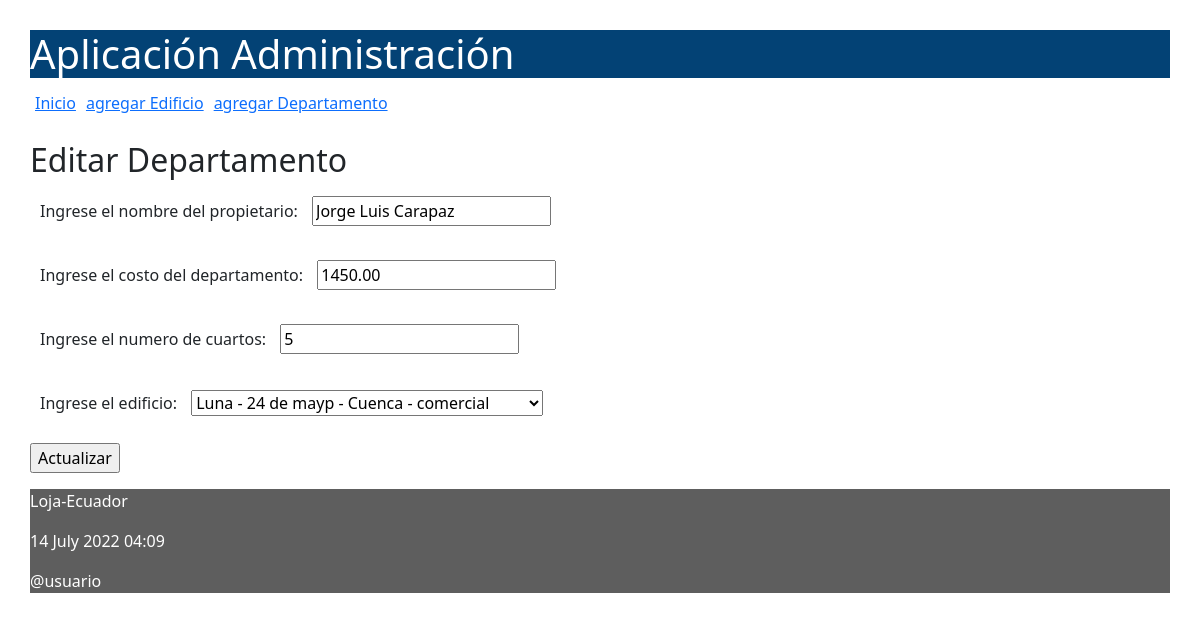
Screenshot of /editar/departamento/1 with the database file from the repository.
### residencias/models.py (models this page shows, shortened)
class Departamento(models.Model):
    class Meta:
        verbose_name_plural = "Departamentos"
    nombrePropietario = models.CharField(max_length=100)
    costoDepartamento = models.DecimalField(max_digits=10000, decimal_places=2)
    numeroCuartos = models.IntegerField()
    edificio = models.ForeignKey(Edificio, on_delete=models.CASCADE, related_name="departamentos")

### residencias/views.py (the view)
# urls.py: path('editar/departamento/<int:id>', views.editarDepartamento, name='editarDepartamento'),
def editarDepartamento(request, id):
    departamento = Departamento.objects.get(pk=id)
    if request.method == 'POST':
        formulario = DepartamentoForm(request.POST, instance=departamento)
        print(formulario.errors)
        if formulario.is_valid():
            formulario.save()
            return redirect(index)
    else:
        formulario = DepartamentoForm(instance=departamento)
    diccionario = {'formulario': formulario}
    return render(request, 'editarDepartamento.html', diccionario)

### residencias/forms.py (shortened to what this page needs)
class DepartamentoForm(ModelForm):
    class Meta:
        model = Departamento
        fields = ['nombrePropietario', 'costoDepartamento', 'numeroCuartos', 'edificio']
        labels = {
            'nombrePropietario': _('Ingrese el nombre del propietario'),
            'costoDepartamento': _('Ingrese el costo del departamento'),
            'numeroCuartos': _('Ingrese el numero de cuartos'),
            'edificio': _('Ingrese el edificio'),
        }

### residencias/models.py (called while the page is built)
    def __str__(self):
        return "%s - %s - %s - %s" % (
            self.nombre,
            self.direccion,
            self.ciudad,
            self.tipo
        )

### residencias/templates/editarDepartamento.html (shortened to what this page needs)
{% extends "master.html" %}
{% block content %}
<h2>Editar Departamento</h2>
<form action="" method="post">
  {{formulario.as_p}}
  <p><input type='submit' value='Actualizar'/></p>
</form>
{% endblock %}

### residencias/static/css/estilos.css (style rules this page uses)
body { background: #FEFEFD; padding: 30px; }
label { padding: 12px 10px; }

### rows the page displays
Departamento: nombrePropietario "Jorge Luis Carapaz", costoDepartamento "1450.00", numeroCuartos "5", edificio "Luna - 24 de mayp - Cuenca - comercial"
